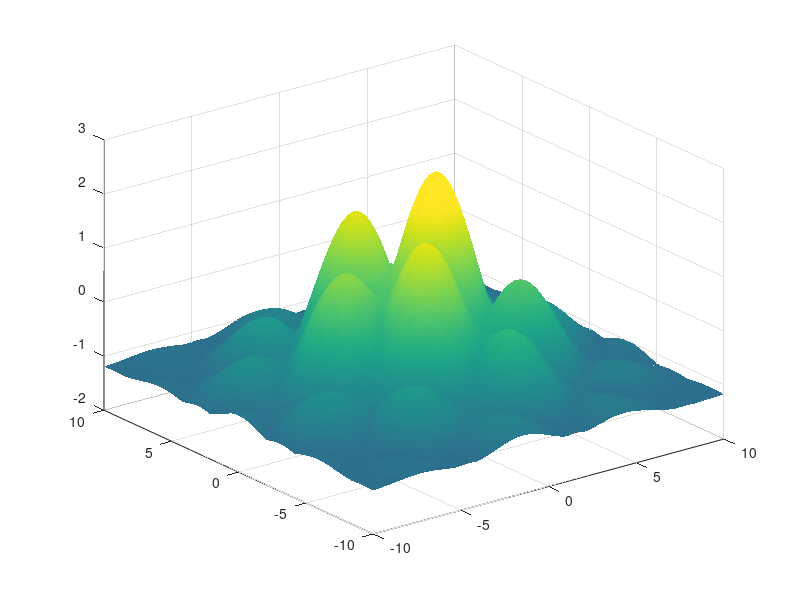

This chart was generated by the following MATLAB code: (Note: this script raises an error after producing the figure.)
clear all
close all 
clc


% The cmocean colormap, the elvation function to get the upper 'topo'
% colours and the functions to paste the colorbars are defined in this
% path
addpath(genpath(fullfile('colormaps')));


%Generate example function.
x = linspace(-10,10,100);
y = linspace(-10,10,100);
[X,Y] = meshgrid(x,y);
Z = abs(sin(X) + cos(Y)).*exp(-0.02.*(X.^2+Y.^2))+2.*exp(-0.04.*(X.^2+Y.^2))-1.2;
s=surf(X,Y,Z);
set(s, 'EdgeColor', 'None','LineWidth',1.,'FaceColor','interp');


level=0; %choose the value for at which the colormaps get 'pasted'
min_caxis=-3; %minimal colorbar value
max_caxis=2;%maximal colorbar value

caxis([min_caxis max_caxis]);
stich_point=100.*(level-min_caxis)./(max_caxis-min_caxis);


cmap1=flipud(cmocean('deep')); %Lower colormap
cmap2=elevation(); %Upper colormap

cmap = stiched_colormap(cmap1, cmap2, stich_point); %function to paste the colormaps

colormap(cmap);
view(2)
% add a colorbar
colorbar


%% Interpolation test to see if the colormap is well ineterpolated.
% interp_colormap_test(colormap('jet'),0.2)

%%

function [] = interp_colormap_test(cmap1,sample_factor)

a= cmap1;
figure()
hold on
plot([0:1:255],a(:,1),'.r')
plot([0:1:255],a(:,2),'.g')
plot([0:1:255],a(:,3),'.b')
hold off

cmap=a;

% Set subsampling factor
subsample_factor = sample_factor;

% Compute new array length
new_length = round(subsample_factor * size(cmap, 1));

% Create new array by linearly interpolating between original values
new_cmap = interp1(1:size(cmap, 1), cmap, linspace(1, size(cmap, 1), new_length), 'linear');

% Display original and subsampled colormap sizes
disp(['Original colormap size: ' num2str(size(cmap, 1))]);
disp(['Subsampled colormap size: ' num2str(size(new_cmap, 1))]);

pixels=size(new_cmap, 1);

hold on
plot([0:1:pixels-1]./sample_factor,new_cmap(:,1),'or')
plot([0:1:pixels-1]./sample_factor,new_cmap(:,2),'og')
plot([0:1:pixels-1]./sample_factor,new_cmap(:,3),'ob')
hold off



end


